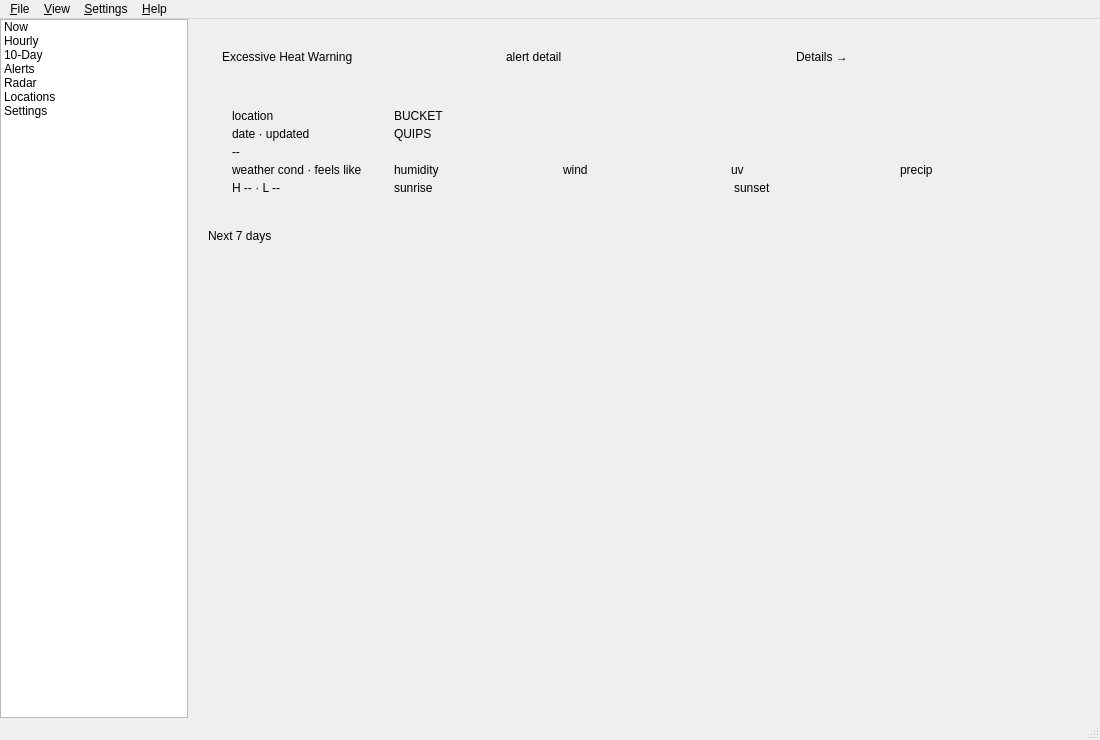
<?xml version="1.0" encoding="UTF-8"?>
<ui version="4.0">
 <class>MainWindow</class>
 <widget class="QMainWindow" name="MainWindow">
  <property name="geometry">
   <rect>
    <x>0</x>
    <y>0</y>
    <width>1100</width>
    <height>740</height>
   </rect>
  </property>
  <property name="minimumSize">
   <size>
    <width>900</width>
    <height>600</height>
   </size>
  </property>
  <property name="windowTitle">
   <string>Too Damn Hot!</string>
  </property>
  <property name="windowIcon">
   <iconset>
    <normaloff>hot-temperature.png</normaloff>hot-temperature.png</iconset>
  </property>
  <property name="locale">
   <locale language="English" country="UnitedStates"/>
  </property>
  <property name="unifiedTitleAndToolBarOnMac">
   <bool>true</bool>
  </property>
  <widget class="QWidget" name="centralwidget">
   <layout class="QHBoxLayout" name="centralLayout">
    <property name="spacing">
     <number>0</number>
    </property>
    <property name="leftMargin">
     <number>0</number>
    </property>
    <property name="topMargin">
     <number>0</number>
    </property>
    <property name="rightMargin">
     <number>0</number>
    </property>
    <property name="bottomMargin">
     <number>0</number>
    </property>
    <item>
     <widget class="QListWidget" name="navList">
      <property name="minimumSize">
       <size>
        <width>188</width>
        <height>0</height>
       </size>
      </property>
      <property name="maximumSize">
       <size>
        <width>188</width>
        <height>16777215</height>
       </size>
      </property>
      <property name="focusPolicy">
       <enum>Qt::FocusPolicy::NoFocus</enum>
      </property>
      <property name="horizontalScrollBarPolicy">
       <enum>Qt::ScrollBarPolicy::ScrollBarAlwaysOff</enum>
      </property>
      <item>
       <property name="text">
        <string>Now</string>
       </property>
      </item>
      <item>
       <property name="text">
        <string>Hourly</string>
       </property>
      </item>
      <item>
       <property name="text">
        <string>10-Day</string>
       </property>
      </item>
      <item>
       <property name="text">
        <string>Alerts</string>
       </property>
      </item>
      <item>
       <property name="text">
        <string>Radar</string>
       </property>
      </item>
      <item>
       <property name="text">
        <string>Locations</string>
       </property>
      </item>
      <item>
       <property name="text">
        <string>Settings</string>
       </property>
      </item>
     </widget>
    </item>
    <item>
     <widget class="QStackedWidget" name="pages">
      <property name="currentIndex">
       <number>0</number>
      </property>
      <!-- ===== PAGE 0: NOW ===== -->
      <widget class="QWidget" name="nowPage">
       <layout class="QVBoxLayout" name="nowPageLayout">
        <property name="leftMargin">
         <number>0</number>
        </property>
        <property name="topMargin">
         <number>0</number>
        </property>
        <property name="rightMargin">
         <number>0</number>
        </property>
        <property name="bottomMargin">
         <number>0</number>
        </property>
        <item>
         <widget class="QScrollArea" name="nowScroll">
          <property name="frameShape">
           <enum>QFrame::Shape::NoFrame</enum>
          </property>
          <property name="widgetResizable">
           <bool>true</bool>
          </property>
          <widget class="QWidget" name="nowContents">
           <property name="page" stdset="0">
            <bool>true</bool>
           </property>
           <layout class="QVBoxLayout" name="nowLayout">
            <property name="spacing">
             <number>14</number>
            </property>
            <property name="leftMargin">
             <number>20</number>
            </property>
            <property name="topMargin">
             <number>20</number>
            </property>
            <property name="rightMargin">
             <number>20</number>
            </property>
            <property name="bottomMargin">
             <number>20</number>
            </property>
            <item>
             <widget class="QFrame" name="alertBanner">
              <property name="banner" stdset="0">
               <bool>true</bool>
              </property>
              <layout class="QHBoxLayout" name="alertBannerLayout">
               <property name="spacing">
                <number>14</number>
               </property>
               <property name="leftMargin">
                <number>14</number>
               </property>
               <property name="topMargin">
                <number>10</number>
               </property>
               <property name="rightMargin">
                <number>14</number>
               </property>
               <property name="bottomMargin">
                <number>10</number>
               </property>
               <item>
                <widget class="QLabel" name="alertTitleLabel">
                 <property name="role" stdset="0">
                  <string>strong</string>
                 </property>
                 <property name="text">
                  <string>Excessive Heat Warning</string>
                 </property>
                </widget>
               </item>
               <item>
                <widget class="QLabel" name="alertDetailLabel">
                 <property name="text">
                  <string>alert detail</string>
                 </property>
                </widget>
               </item>
               <item>
                <spacer name="alertBannerSpacer">
                 <property name="orientation">
                  <enum>Qt::Orientation::Horizontal</enum>
                 </property>
                </spacer>
               </item>
               <item>
                <widget class="QLabel" name="alertLinkLabel">
                 <property name="text">
                  <string>Details →</string>
                 </property>
                </widget>
               </item>
              </layout>
             </widget>
            </item>
            <item>
             <widget class="QFrame" name="mainBox">
              <property name="card" stdset="0">
               <bool>true</bool>
              </property>
              <layout class="QGridLayout" name="heroLayout" columnstretch="0,1">
               <property name="leftMargin">
                <number>24</number>
               </property>
               <property name="topMargin">
                <number>20</number>
               </property>
               <property name="rightMargin">
                <number>24</number>
               </property>
               <property name="bottomMargin">
                <number>20</number>
               </property>
               <property name="horizontalSpacing">
                <number>32</number>
               </property>
               <property name="verticalSpacing">
                <number>4</number>
               </property>
               <item row="0" column="0">
                <widget class="QLabel" name="locationLabel">
                 <property name="role" stdset="0">
                  <string>location</string>
                 </property>
                 <property name="text">
                  <string>location</string>
                 </property>
                </widget>
               </item>
               <item row="1" column="0">
                <widget class="QLabel" name="dateLabel">
                 <property name="role" stdset="0">
                  <string>sub</string>
                 </property>
                 <property name="text">
                  <string>date · updated</string>
                 </property>
                </widget>
               </item>
               <item row="2" column="0">
                <widget class="QLabel" name="bigtempLabel">
                 <property name="role" stdset="0">
                  <string>bigtemp</string>
                 </property>
                 <property name="text">
                  <string>--</string>
                 </property>
                </widget>
               </item>
               <item row="3" column="0">
                <widget class="QLabel" name="bigprecLabel">
                 <property name="role" stdset="0">
                  <string>body</string>
                 </property>
                 <property name="text">
                  <string>weather cond · feels like</string>
                 </property>
                </widget>
               </item>
               <item row="4" column="0">
                <widget class="QLabel" name="hiloLabel">
                 <property name="role" stdset="0">
                  <string>sub</string>
                 </property>
                 <property name="text">
                  <string>H -- · L --</string>
                 </property>
                </widget>
               </item>
               <item row="0" column="1">
                <widget class="QLabel" name="quipKickerLabel">
                 <property name="role" stdset="0">
                  <string>kicker</string>
                 </property>
                 <property name="text">
                  <string>BUCKET</string>
                 </property>
                </widget>
               </item>
               <item row="1" column="1" rowspan="2">
                <widget class="QLabel" name="quipLabel">
                 <property name="role" stdset="0">
                  <string>headline</string>
                 </property>
                 <property name="text">
                  <string>QUIPS</string>
                 </property>
                 <property name="alignment">
                  <set>Qt::AlignmentFlag::AlignLeading|Qt::AlignmentFlag::AlignLeft|Qt::AlignmentFlag::AlignTop</set>
                 </property>
                 <property name="wordWrap">
                  <bool>true</bool>
                 </property>
                </widget>
               </item>
               <item row="3" column="1">
                <layout class="QHBoxLayout" name="statsLayout">
                 <property name="spacing">
                  <number>12</number>
                 </property>
                 <item>
                  <widget class="QLabel" name="humidityLabel">
                   <property name="text">
                    <string>humidity</string>
                   </property>
                  </widget>
                 </item>
                 <item>
                  <widget class="QLabel" name="windLabel">
                   <property name="text">
                    <string>wind</string>
                   </property>
                  </widget>
                 </item>
                 <item>
                  <widget class="QLabel" name="uvLabel">
                   <property name="text">
                    <string>uv</string>
                   </property>
                  </widget>
                 </item>
                 <item>
                  <widget class="QLabel" name="precipNowLabel">
                   <property name="text">
                    <string>precip</string>
                   </property>
                  </widget>
                 </item>
                </layout>
               </item>
               <item row="4" column="1">
                <layout class="QHBoxLayout" name="sunLayout">
                 <property name="spacing">
                  <number>24</number>
                 </property>
                 <item>
                  <widget class="QLabel" name="sunriseLabel">
                   <property name="role" stdset="0">
                    <string>sunrise</string>
                   </property>
                   <property name="text">
                    <string>sunrise</string>
                   </property>
                  </widget>
                 </item>
                 <item>
                  <widget class="QLabel" name="sunsetLabel">
                   <property name="role" stdset="0">
                    <string>sunset</string>
                   </property>
                   <property name="text">
                    <string>sunset</string>
                   </property>
                  </widget>
                 </item>
                 <item>
                  <spacer name="sunSpacer">
                   <property name="orientation">
                    <enum>Qt::Orientation::Horizontal</enum>
                   </property>
                  </spacer>
                 </item>
                </layout>
               </item>
              </layout>
             </widget>
            </item>
            <item>
             <widget class="QFrame" name="forecastBox">
              <layout class="QVBoxLayout" name="forecastLayout">
               <property name="spacing">
                <number>8</number>
               </property>
               <property name="leftMargin">
                <number>0</number>
               </property>
               <property name="topMargin">
                <number>0</number>
               </property>
               <property name="rightMargin">
                <number>0</number>
               </property>
               <property name="bottomMargin">
                <number>0</number>
               </property>
               <item>
                <widget class="QLabel" name="tempsLabel">
                 <property name="role" stdset="0">
                  <string>section</string>
                 </property>
                 <property name="text">
                  <string>Next 7 days</string>
                 </property>
                </widget>
               </item>
               <item>
                <layout class="QHBoxLayout" name="daysLayout">
                 <property name="spacing">
                  <number>8</number>
                 </property>
                 <item>
                  <widget class="QFrame" name="tempFrame1"/>
                 </item>
                 <item>
                  <widget class="QFrame" name="tempFrame2"/>
                 </item>
                 <item>
                  <widget class="QFrame" name="tempFrame3"/>
                 </item>
                 <item>
                  <widget class="QFrame" name="tempFrame4"/>
                 </item>
                 <item>
                  <widget class="QFrame" name="tempFrame5"/>
                 </item>
                 <item>
                  <widget class="QFrame" name="tempFrame6"/>
                 </item>
                 <item>
                  <widget class="QFrame" name="tempFrame7"/>
                 </item>
                </layout>
               </item>
              </layout>
             </widget>
            </item>
            <item>
             <widget class="QWidget" name="plotArea" native="true">
              <property name="minimumSize">
               <size>
                <width>0</width>
                <height>420</height>
               </size>
              </property>
              <layout class="QVBoxLayout" name="verticalLayout">
               <property name="leftMargin">
                <number>0</number>
               </property>
               <property name="topMargin">
                <number>0</number>
               </property>
               <property name="rightMargin">
                <number>0</number>
               </property>
               <property name="bottomMargin">
                <number>0</number>
               </property>
              </layout>
             </widget>
            </item>
           </layout>
          </widget>
         </widget>
        </item>
       </layout>
      </widget>
      <!-- ===== PAGE 1: HOURLY ===== -->
      <widget class="QWidget" name="hourlyPage">
       <layout class="QVBoxLayout" name="hourlyPageLayout">
        <property name="leftMargin">
         <number>0</number>
        </property>
        <property name="topMargin">
         <number>0</number>
        </property>
        <property name="rightMargin">
         <number>0</number>
        </property>
        <property name="bottomMargin">
         <number>0</number>
        </property>
        <item>
         <widget class="QScrollArea" name="hourlyScroll">
          <property name="frameShape">
           <enum>QFrame::Shape::NoFrame</enum>
          </property>
          <property name="widgetResizable">
           <bool>true</bool>
          </property>
          <widget class="QWidget" name="hourlyContents">
           <property name="page" stdset="0">
            <bool>true</bool>
           </property>
           <layout class="QVBoxLayout" name="hourlyLayout">
            <property name="spacing">
             <number>4</number>
            </property>
            <property name="leftMargin">
             <number>20</number>
            </property>
            <property name="topMargin">
             <number>20</number>
            </property>
            <property name="rightMargin">
             <number>20</number>
            </property>
            <property name="bottomMargin">
             <number>20</number>
            </property>
            <item>
             <widget class="QLabel" name="hourlyTitle">
              <property name="role" stdset="0">
               <string>title</string>
              </property>
              <property name="text">
               <string>Hour by hour.</string>
              </property>
             </widget>
            </item>
            <item>
             <widget class="QLabel" name="hourlySubtitle">
              <property name="role" stdset="0">
               <string>subtitle</string>
              </property>
              <property name="text">
               <string>The bar is the temperature. The faint line is feels-like. Both are bad.</string>
              </property>
              <property name="wordWrap">
               <bool>true</bool>
              </property>
             </widget>
            </item>
            <item>
             <widget class="QWidget" name="hourlyList" native="true">
              <layout class="QVBoxLayout" name="hourlyListLayout">
               <property name="spacing">
                <number>2</number>
               </property>
               <property name="leftMargin">
                <number>0</number>
               </property>
               <property name="topMargin">
                <number>10</number>
               </property>
               <property name="rightMargin">
                <number>0</number>
               </property>
               <property name="bottomMargin">
                <number>0</number>
               </property>
              </layout>
             </widget>
            </item>
            <item>
             <spacer name="hourlySpacer">
              <property name="orientation">
               <enum>Qt::Orientation::Vertical</enum>
              </property>
             </spacer>
            </item>
           </layout>
          </widget>
         </widget>
        </item>
       </layout>
      </widget>
      <!-- ===== PAGE 2: 10-DAY ===== -->
      <widget class="QWidget" name="tenDayPage">
       <layout class="QVBoxLayout" name="tenDayPageLayout">
        <property name="leftMargin">
         <number>0</number>
        </property>
        <property name="topMargin">
         <number>0</number>
        </property>
        <property name="rightMargin">
         <number>0</number>
        </property>
        <property name="bottomMargin">
         <number>0</number>
        </property>
        <item>
         <widget class="QScrollArea" name="tenDayScroll">
          <property name="frameShape">
           <enum>QFrame::Shape::NoFrame</enum>
          </property>
          <property name="widgetResizable">
           <bool>true</bool>
          </property>
          <widget class="QWidget" name="tenDayContents">
           <property name="page" stdset="0">
            <bool>true</bool>
           </property>
           <layout class="QVBoxLayout" name="tenDayLayout">
            <property name="spacing">
             <number>4</number>
            </property>
            <property name="leftMargin">
             <number>20</number>
            </property>
            <property name="topMargin">
             <number>20</number>
            </property>
            <property name="rightMargin">
             <number>20</number>
            </property>
            <property name="bottomMargin">
             <number>20</number>
            </property>
            <item>
             <widget class="QLabel" name="tenDayTitle">
              <property name="role" stdset="0">
               <string>title</string>
              </property>
              <property name="text">
               <string>Ten days of this.</string>
              </property>
             </widget>
            </item>
            <item>
             <widget class="QLabel" name="tenDaySubtitle">
              <property name="role" stdset="0">
               <string>subtitle</string>
              </property>
              <property name="text">
               <string>subtitle</string>
              </property>
              <property name="wordWrap">
               <bool>true</bool>
              </property>
             </widget>
            </item>
            <item>
             <widget class="QWidget" name="tenDayList" native="true">
              <layout class="QVBoxLayout" name="tenDayListLayout">
               <property name="spacing">
                <number>0</number>
               </property>
               <property name="leftMargin">
                <number>0</number>
               </property>
               <property name="topMargin">
                <number>12</number>
               </property>
               <property name="rightMargin">
                <number>0</number>
               </property>
               <property name="bottomMargin">
                <number>0</number>
               </property>
              </layout>
             </widget>
            </item>
            <item>
             <spacer name="tenDaySpacer">
              <property name="orientation">
               <enum>Qt::Orientation::Vertical</enum>
              </property>
             </spacer>
            </item>
           </layout>
          </widget>
         </widget>
        </item>
       </layout>
      </widget>
      <!-- ===== PAGE 3: ALERTS ===== -->
      <widget class="QWidget" name="alertsPage">
       <layout class="QVBoxLayout" name="alertsPageLayout">
        <property name="leftMargin">
         <number>0</number>
        </property>
        <property name="topMargin">
         <number>0</number>
        </property>
        <property name="rightMargin">
         <number>0</number>
        </property>
        <property name="bottomMargin">
         <number>0</number>
        </property>
        <item>
         <widget class="QScrollArea" name="alertsScroll">
          <property name="frameShape">
           <enum>QFrame::Shape::NoFrame</enum>
          </property>
          <property name="widgetResizable">
           <bool>true</bool>
          </property>
          <widget class="QWidget" name="alertsContents">
           <property name="page" stdset="0">
            <bool>true</bool>
           </property>
           <layout class="QVBoxLayout" name="alertsLayout">
            <property name="spacing">
             <number>12</number>
            </property>
            <property name="leftMargin">
             <number>20</number>
            </property>
            <property name="topMargin">
             <number>20</number>
            </property>
            <property name="rightMargin">
             <number>20</number>
            </property>
            <property name="bottomMargin">
             <number>20</number>
            </property>
            <item>
             <widget class="QLabel" name="alertsTitle">
              <property name="role" stdset="0">
               <string>title</string>
              </property>
              <property name="text">
               <string>Alerts</string>
              </property>
             </widget>
            </item>
            <item>
             <widget class="QLabel" name="alertsSubtitle">
              <property name="role" stdset="0">
               <string>subtitle</string>
              </property>
              <property name="text">
               <string>subtitle</string>
              </property>
             </widget>
            </item>
            <item>
             <widget class="QWidget" name="alertsList" native="true">
              <layout class="QVBoxLayout" name="alertsListLayout">
               <property name="spacing">
                <number>10</number>
               </property>
               <property name="leftMargin">
                <number>0</number>
               </property>
               <property name="topMargin">
                <number>0</number>
               </property>
               <property name="rightMargin">
                <number>0</number>
               </property>
               <property name="bottomMargin">
                <number>0</number>
               </property>
              </layout>
             </widget>
            </item>
            <item>
             <spacer name="alertsSpacer">
              <property name="orientation">
               <enum>Qt::Orientation::Vertical</enum>
              </property>
             </spacer>
            </item>
           </layout>
          </widget>
         </widget>
        </item>
       </layout>
      </widget>
      <!-- ===== PAGE 4: RADAR ===== -->
      <widget class="QWidget" name="radarPage">
       <property name="page" stdset="0">
        <bool>true</bool>
       </property>
       <layout class="QVBoxLayout" name="radarLayout">
        <property name="spacing">
         <number>8</number>
        </property>
        <property name="leftMargin">
         <number>20</number>
        </property>
        <property name="topMargin">
         <number>20</number>
        </property>
        <property name="rightMargin">
         <number>20</number>
        </property>
        <property name="bottomMargin">
         <number>20</number>
        </property>
        <item>
         <widget class="QLabel" name="radarTitle">
          <property name="role" stdset="0">
           <string>title</string>
          </property>
          <property name="text">
           <string>Radar</string>
          </property>
         </widget>
        </item>
        <item>
         <widget class="QLabel" name="radarSubtitle">
          <property name="role" stdset="0">
           <string>subtitle</string>
          </property>
          <property name="text">
           <string>Radar loop, no API key needed. US: NEXRAD via Iowa Environmental Mesonet. Elsewhere: RainViewer. Map: Esri Gray Canvas.</string>
          </property>
         </widget>
        </item>
        <item>
         <widget class="QWidget" name="radarHost" native="true">
          <property name="sizePolicy">
           <sizepolicy hsizetype="Expanding" vsizetype="Expanding">
            <horstretch>0</horstretch>
            <verstretch>1</verstretch>
           </sizepolicy>
          </property>
          <layout class="QVBoxLayout" name="radarHostLayout">
           <property name="leftMargin">
            <number>0</number>
           </property>
           <property name="topMargin">
            <number>0</number>
           </property>
           <property name="rightMargin">
            <number>0</number>
           </property>
           <property name="bottomMargin">
            <number>0</number>
           </property>
          </layout>
         </widget>
        </item>
       </layout>
      </widget>
      <!-- ===== PAGE 5: LOCATIONS ===== -->
      <widget class="QWidget" name="locationsPage">
       <layout class="QVBoxLayout" name="locationsPageLayout">
        <property name="leftMargin">
         <number>0</number>
        </property>
        <property name="topMargin">
         <number>0</number>
        </property>
        <property name="rightMargin">
         <number>0</number>
        </property>
        <property name="bottomMargin">
         <number>0</number>
        </property>
        <item>
         <widget class="QScrollArea" name="locationsScroll">
          <property name="frameShape">
           <enum>QFrame::Shape::NoFrame</enum>
          </property>
          <property name="widgetResizable">
           <bool>true</bool>
          </property>
          <widget class="QWidget" name="locationsContents">
           <property name="page" stdset="0">
            <bool>true</bool>
           </property>
           <layout class="QVBoxLayout" name="locationsLayout">
            <property name="spacing">
             <number>4</number>
            </property>
            <property name="leftMargin">
             <number>20</number>
            </property>
            <property name="topMargin">
             <number>20</number>
            </property>
            <property name="rightMargin">
             <number>20</number>
            </property>
            <property name="bottomMargin">
             <number>20</number>
            </property>
            <item>
             <layout class="QHBoxLayout" name="locationsHeader">
              <item>
               <widget class="QLabel" name="locationsTitle">
                <property name="role" stdset="0">
                 <string>title</string>
                </property>
                <property name="text">
                 <string>Locations</string>
                </property>
               </widget>
              </item>
              <item>
               <spacer name="locationsHeaderSpacer">
                <property name="orientation">
                 <enum>Qt::Orientation::Horizontal</enum>
                </property>
               </spacer>
              </item>
              <item>
               <widget class="QPushButton" name="addLocationButton">
                <property name="primary" stdset="0">
                 <bool>true</bool>
                </property>
                <property name="text">
                 <string>+ Add place</string>
                </property>
               </widget>
              </item>
             </layout>
            </item>
            <item>
             <widget class="QLabel" name="locationsSubtitle">
              <property name="role" stdset="0">
               <string>subtitle</string>
              </property>
              <property name="text">
               <string>Compare your suffering.</string>
              </property>
             </widget>
            </item>
            <item>
             <widget class="QWidget" name="locationsList" native="true">
              <layout class="QVBoxLayout" name="locationsListLayout">
               <property name="spacing">
                <number>0</number>
               </property>
               <property name="leftMargin">
                <number>0</number>
               </property>
               <property name="topMargin">
                <number>12</number>
               </property>
               <property name="rightMargin">
                <number>0</number>
               </property>
               <property name="bottomMargin">
                <number>0</number>
               </property>
              </layout>
             </widget>
            </item>
            <item>
             <spacer name="locationsSpacer">
              <property name="orientation">
               <enum>Qt::Orientation::Vertical</enum>
              </property>
             </spacer>
            </item>
           </layout>
          </widget>
         </widget>
        </item>
       </layout>
      </widget>
      <!-- ===== PAGE 6: SETTINGS ===== -->
      <widget class="QWidget" name="settingsPage">
       <layout class="QVBoxLayout" name="settingsPageLayout">
        <property name="leftMargin">
         <number>0</number>
        </property>
        <property name="topMargin">
         <number>0</number>
        </property>
        <property name="rightMargin">
         <number>0</number>
        </property>
        <property name="bottomMargin">
         <number>0</number>
        </property>
        <item>
         <widget class="QScrollArea" name="settingsScroll">
          <property name="frameShape">
           <enum>QFrame::Shape::NoFrame</enum>
          </property>
          <property name="widgetResizable">
           <bool>true</bool>
          </property>
          <widget class="QWidget" name="settingsContents">
           <property name="page" stdset="0">
            <bool>true</bool>
           </property>
           <layout class="QVBoxLayout" name="settingsLayout">
            <property name="spacing">
             <number>14</number>
            </property>
            <property name="leftMargin">
             <number>20</number>
            </property>
            <property name="topMargin">
             <number>20</number>
            </property>
            <property name="rightMargin">
             <number>20</number>
            </property>
            <property name="bottomMargin">
             <number>20</number>
            </property>
            <item>
             <widget class="QLabel" name="settingsTitle">
              <property name="role" stdset="0">
               <string>title</string>
              </property>
              <property name="text">
               <string>Settings</string>
              </property>
             </widget>
            </item>
            <item>
             <widget class="QFrame" name="settingsBox">
              <property name="card" stdset="0">
               <bool>true</bool>
              </property>
              <property name="maximumSize">
               <size>
                <width>760</width>
                <height>16777215</height>
               </size>
              </property>
              <layout class="QFormLayout" name="settingsForm">
               <property name="horizontalSpacing">
                <number>24</number>
               </property>
               <property name="verticalSpacing">
                <number>16</number>
               </property>
               <property name="leftMargin">
                <number>20</number>
               </property>
               <property name="topMargin">
                <number>18</number>
               </property>
               <property name="rightMargin">
                <number>20</number>
               </property>
               <property name="bottomMargin">
                <number>18</number>
               </property>
               <item row="0" column="0">
                <widget class="QLabel" name="unitsCaption">
                 <property name="role" stdset="0">
                  <string>sub</string>
                 </property>
                 <property name="text">
                  <string>Units</string>
                 </property>
                </widget>
               </item>
               <item row="0" column="1">
                <widget class="QComboBox" name="unitsCombo">
                 <item>
                  <property name="text">
                   <string>Fahrenheit</string>
                  </property>
                 </item>
                 <item>
                  <property name="text">
                   <string>Celsius</string>
                  </property>
                 </item>
                </widget>
               </item>
               <item row="1" column="0">
                <widget class="QLabel" name="themeCaption">
                 <property name="role" stdset="0">
                  <string>sub</string>
                 </property>
                 <property name="text">
                  <string>Theme</string>
                 </property>
                </widget>
               </item>
               <item row="1" column="1">
                <widget class="QComboBox" name="themeCombo"/>
               </item>
               <item row="2" column="0">
                <widget class="QLabel" name="viewCaption">
                 <property name="role" stdset="0">
                  <string>sub</string>
                 </property>
                 <property name="text">
                  <string>View</string>
                 </property>
                </widget>
               </item>
               <item row="2" column="1">
                <layout class="QHBoxLayout" name="viewChecks">
                 <property name="spacing">
                  <number>20</number>
                 </property>
                 <item>
                  <widget class="QCheckBox" name="showForecastCheck">
                   <property name="text">
                    <string>Show Forecast</string>
                   </property>
                   <property name="checked">
                    <bool>true</bool>
                   </property>
                  </widget>
                 </item>
                 <item>
                  <widget class="QCheckBox" name="showGraphCheck">
                   <property name="text">
                    <string>Show Graph</string>
                   </property>
                   <property name="checked">
                    <bool>true</bool>
                   </property>
                  </widget>
                 </item>
                 <item>
                  <spacer name="viewChecksSpacer">
                   <property name="orientation">
                    <enum>Qt::Orientation::Horizontal</enum>
                   </property>
                  </spacer>
                 </item>
                </layout>
               </item>
               <item row="3" column="0">
                <widget class="QLabel" name="heatCaption">
                 <property name="role" stdset="0">
                  <string>sub</string>
                 </property>
                 <property name="text">
                  <string>Heat alert at</string>
                 </property>
                </widget>
               </item>
               <item row="3" column="1">
                <widget class="QSpinBox" name="heatThresholdSpin">
                 <property name="suffix">
                  <string>°F heat index</string>
                 </property>
                 <property name="minimum">
                  <number>80</number>
                 </property>
                 <property name="maximum">
                  <number>130</number>
                 </property>
                 <property name="value">
                  <number>105</number>
                 </property>
                </widget>
               </item>
               <item row="4" column="0">
                <widget class="QLabel" name="locationCaption">
                 <property name="role" stdset="0">
                  <string>sub</string>
                 </property>
                 <property name="text">
                  <string>Location</string>
                 </property>
                </widget>
               </item>
               <item row="4" column="1">
                <layout class="QHBoxLayout" name="locationRow">
                 <property name="spacing">
                  <number>12</number>
                 </property>
                 <item>
                  <widget class="QLabel" name="locationValueLabel">
                   <property name="text">
                    <string>location</string>
                   </property>
                  </widget>
                 </item>
                 <item>
                  <widget class="QPushButton" name="changeLocationButton">
                   <property name="text">
                    <string>Change…</string>
                   </property>
                  </widget>
                 </item>
                 <item>
                  <spacer name="locationRowSpacer">
                   <property name="orientation">
                    <enum>Qt::Orientation::Horizontal</enum>
                   </property>
                  </spacer>
                 </item>
                </layout>
               </item>
               <item row="5" column="0">
                <widget class="QLabel" name="refreshCaption">
                 <property name="role" stdset="0">
                  <string>sub</string>
                 </property>
                 <property name="text">
                  <string>Refresh</string>
                 </property>
                </widget>
               </item>
               <item row="5" column="1">
                <widget class="QLabel" name="refreshValueLabel">
                 <property name="text">
                  <string>Every hour (matches the cache expiry) · F5 to force it</string>
                 </property>
                </widget>
               </item>
              </layout>
             </widget>
            </item>
            <item>
             <spacer name="settingsSpacer">
              <property name="orientation">
               <enum>Qt::Orientation::Vertical</enum>
              </property>
             </spacer>
            </item>
           </layout>
          </widget>
         </widget>
        </item>
       </layout>
      </widget>
     </widget>
    </item>
   </layout>
  </widget>
  <widget class="QMenuBar" name="menubar">
   <property name="geometry">
    <rect>
     <x>0</x>
     <y>0</y>
     <width>1100</width>
     <height>33</height>
    </rect>
   </property>
   <widget class="QMenu" name="menu_file">
    <property name="title">
     <string>&amp;File</string>
    </property>
    <addaction name="action_Reload_Data"/>
    <addaction name="actionSave"/>
    <addaction name="action_Check_Connection"/>
    <addaction name="separator"/>
    <addaction name="action_Quit"/>
   </widget>
   <widget class="QMenu" name="menu_View">
    <property name="title">
     <string>&amp;View</string>
    </property>
    <addaction name="action_Units"/>
    <addaction name="actionCelcius"/>
    <addaction name="separator"/>
    <addaction name="actionShow_Forecast"/>
    <addaction name="actionShow_Graph"/>
    <addaction name="separator"/>
    <addaction name="action_Localization"/>
    <addaction name="action_Themes"/>
   </widget>
   <widget class="QMenu" name="menu_Settings">
    <property name="title">
     <string>&amp;Settings</string>
    </property>
    <addaction name="actionSet_Location"/>
   </widget>
   <widget class="QMenu" name="menu_Help">
    <property name="title">
     <string>&amp;Help</string>
    </property>
    <addaction name="actionAbout"/>
    <addaction name="separator"/>
    <addaction name="actionGithub"/>
    <addaction name="actionReadme"/>
   </widget>
   <addaction name="menu_file"/>
   <addaction name="menu_View"/>
   <addaction name="menu_Settings"/>
   <addaction name="menu_Help"/>
  </widget>
  <widget class="QStatusBar" name="statusbar"/>
  <action name="actionSave">
   <property name="text">
    <string>Save Graphs</string>
   </property>
   <property name="shortcut">
    <string>Ctrl+S</string>
   </property>
  </action>
  <action name="action_Set_Location">
   <property name="text">
    <string>&amp;Set Location</string>
   </property>
  </action>
  <action name="action_Check_Status">
   <property name="text">
    <string>&amp;Check Status</string>
   </property>
  </action>
  <action name="action_Reload_Data">
   <property name="text">
    <string>&amp;Refresh</string>
   </property>
   <property name="shortcut">
    <string>F5</string>
   </property>
  </action>
  <action name="actionAbout">
   <property name="text">
    <string>About Too Damn Hot!</string>
   </property>
  </action>
  <action name="actionReadme">
   <property name="text">
    <string>&amp;Readme...</string>
   </property>
  </action>
  <action name="action_Minimize">
   <property name="text">
    <string>&amp;Minimize</string>
   </property>
  </action>
  <action name="actionSet_Location">
   <property name="text">
    <string>Set &amp;Location</string>
   </property>
  </action>
  <action name="action_Check_Connection">
   <property name="text">
    <string>&amp;Check Connection</string>
   </property>
  </action>
  <action name="action_Units">
   <property name="checkable">
    <bool>true</bool>
   </property>
   <property name="checked">
    <bool>true</bool>
   </property>
   <property name="text">
    <string>Fahrenheit</string>
   </property>
  </action>
  <action name="action_Localization">
   <property name="text">
    <string>&amp;Localization</string>
   </property>
  </action>
  <action name="action_Themes">
   <property name="text">
    <string>&amp;Themes</string>
   </property>
  </action>
  <action name="actionGithub">
   <property name="text">
    <string>Github...</string>
   </property>
   <property name="toolTip">
    <string>https://github.com/jwalk999/TDH-Weather-Data-Visualizer</string>
   </property>
  </action>
  <action name="action_Quit">
   <property name="text">
    <string>&amp;Quit</string>
   </property>
   <property name="shortcut">
    <string>Ctrl+Q</string>
   </property>
  </action>
  <action name="actionCelcius">
   <property name="checkable">
    <bool>true</bool>
   </property>
   <property name="text">
    <string>Celsius</string>
   </property>
  </action>
  <action name="actionShow_Forecast">
   <property name="text">
    <string>Show Forecast</string>
   </property>
  </action>
  <action name="actionShow_Graph">
   <property name="text">
    <string>Show Graph</string>
   </property>
  </action>
 </widget>
 <resources/>
 <connections/>
</ui>
